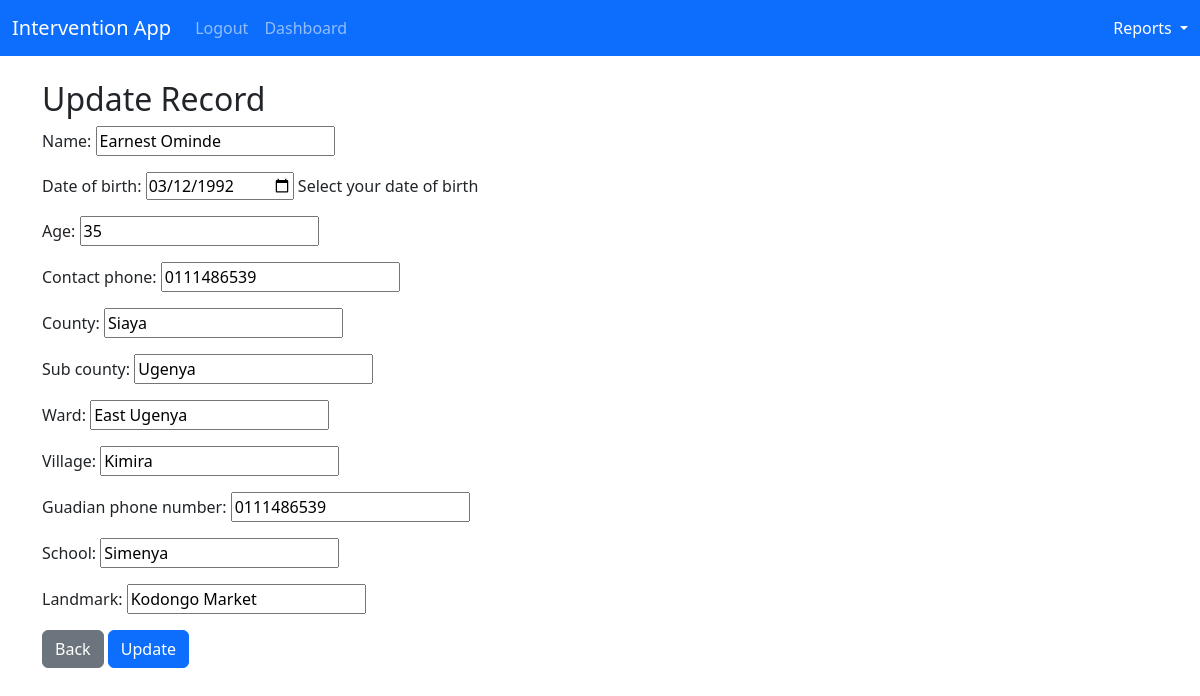
/update_ayp_enrollment_record/16/ (signed in), run on the app's committed database.
### intervention_app/models.py (models this page shows, shortened)
class Enrollment(models.Model):
    name = models.CharField(max_length=100)
    date_of_birth = models.DateField()
    contact_phone = models.CharField(max_length=12)
    county = models.CharField(max_length=100)
    sub_county = models.CharField(max_length=100)
    ward = models.CharField(max_length=100)
    village = models.CharField(max_length=100)
    guadian_phone_number = models.CharField(max_length=12)
    school= models.CharField(max_length=100)
    landmark= models.CharField(max_length=100)
    age = models.IntegerField()
    user = models.ForeignKey(User, on_delete=models.CASCADE)

### intervention_app/views.py (the view)
# urls.py: path('update_ayp_enrollment_record/<int:enrollment_id>/', views.update_ayp_enrollment_record, name="update_ayp_enrollment_record" ),
@login_required
def update_ayp_enrollment_record(request, enrollment_id):
    if request.user.is_authenticated:
        current_record = Enrollment.objects.get(id=enrollment_id)
        form = EnrollmentForm(request.POST or None, instance=current_record)
        if form.is_valid():
            form.save()
            messages.success(request, "Record updated successfully!")
            return redirect('home')
        return render(request, 'update_ayp_enrollment_record.html', {'form' : form})
    else:
        messages.success(request, "You must be logged in first to perform this action!")
        return redirect('home')

### intervention_app/forms.py
class EnrollmentForm(forms.ModelForm):
	date_of_birth = forms.DateField(
		widget=forms.DateInput(attrs={'type': 'date'}),
		help_text="Select your date of birth"
	)
	class Meta:
		model = Enrollment
		fields = ['name', 'date_of_birth', 'age', 'contact_phone', 'county',
            'sub_county', 'ward', 'village', 'guadian_phone_number',
            'school', 'landmark', 'user']
		widgets = {
            'user': forms.HiddenInput(),
        }

### intervention_app/templates/update_ayp_enrollment_record.html
{% extends 'base.html' %} {% block content %}
<h2>Update Record</h2>
<form method="POST">
  {% csrf_token %} {{ form.as_p}}
  <a href="{% url 'home' %}" class="btn btn-secondary">Back</a>
  <button type="submit" class="btn btn-primary">Update</button>
</form>
<br />
{% endblock %}

### data on the page
Enrollment: name "Earnest Ominde", date_of_birth "03/12/1992", age "35", contact_phone "0111486539", county "Siaya", sub_county "Ugenya", ward "East Ugenya", village "Kimira", guadian_phone_number "0111486539", school "Simenya", landmark "Kodongo Market"
